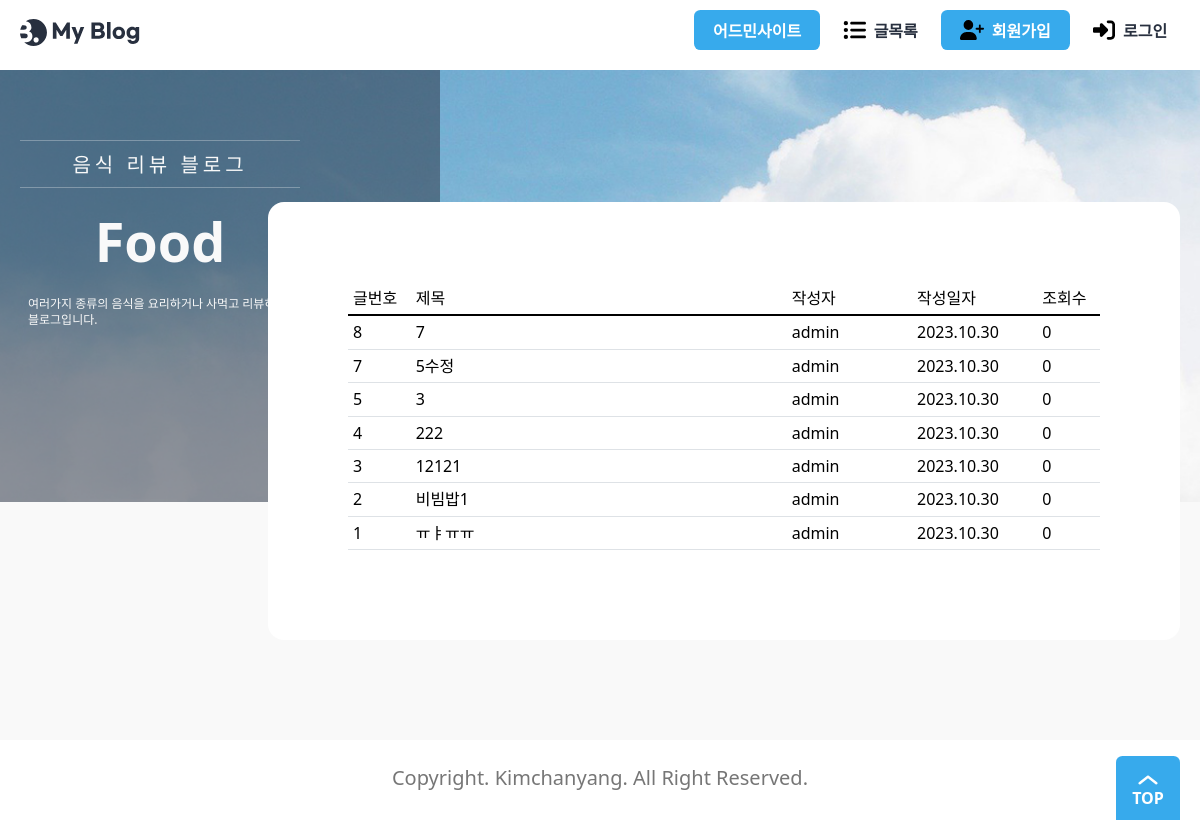
Screenshot of /blog/ with the database file from the repository.
### blog/models.py (models this page shows, shortened)
class Post(models.Model):
    title = models.CharField(_("제목"), max_length=50)
    content = models.TextField(_("내용"))
    head_image = models.ImageField(
        _("메인 이미지"), upload_to="blog/images/%Y/%m/%d/", blank=True
    )
    file_upload = models.FileField(
        _("파일"), upload_to="blog/files/%Y/%m/%d/", blank=True
    )
    created_at = models.DateTimeField(_("작성일자"), auto_now_add=True)
    updated_at = models.DateTimeField(_("수정일자"), auto_now=True)
    author = models.ForeignKey(User, on_delete=models.CASCADE, verbose_name="작성자")
    tags = models.ManyToManyField("Tag", blank=True, verbose_name="태그")
    view_count = models.PositiveIntegerField(verbose_name="조회수", default=0)
    likes_count = models.PositiveIntegerField(verbose_name="좋아요", default=0)

### accounts/models.py (models this page shows)
class User(AbstractUser):
    nickname = models.CharField(_("닉네임"), max_length=50)
    profile_img = models.ImageField(
        _("프로필 사진"), upload_to=user_directory_path, blank=True
    )
    class Meta:
        db_table = "User"

### blog/views.py (the view)
class PostList(ListView):
    model = Post
    ordering = "-pk"

### templates/blog/post_list.html
{% extends "base.html" %}
{% block main %}
{% load static %}
<div class="banner">
    <div class="max-width">
        <div class="banner-contents">
            <p class="sub-text">음식 리뷰 블로그</p>
            <p class="main-text">Food</p>
            <p class="description">
                여러가지 종류의 음식을 요리하거나 사먹고 리뷰하는 블로그입니다.
            </p>
        </div>
    </div>
</div>
<div class="view">
    <div class="max-width">
        <section class="wrap-box">
            <div class="inner">
                <table class="table">
                    <thead style="border-bottom: 2px solid black;">
                        <tr>
                            <th class='col-md-1'>글번호</th>
                            <th class='col-md-6'>제목</th>
                            <th class='col-md-2'>작성자</th>
                            <th class='col-md-2'>작성일자</th>
                            <th class='col-md-1'>조회수</th>
                        </tr>
                    </thead>
                    <tbody>
                        {% for post in object_list %}
                        <tr>
                            <td>{{ post.id }}</td>
                            <td><a href="{% url 'post_detail' post.id %}">{{ post.title }}</a></td>
                            <td>{{ post.author }}</td>
                            <td>{{ post.created_at|date:'Y.m.d' }}</td>
                            <td>{{ post.view_count }}</td>
                        </tr>
                        {% endfor %}
                    </tbody>
                </table>
            </div>
        </section>
    </div>
</div>
{% endblock main %}

### static/css/global.css (style rules this page uses)
:root { --main-color: rgb(55, 170, 236); --main-rgb: 55, 171, 236; --outline-border: rgb(55, 160, 236); --red-color: rgb(243, 124, 75); --red-rgb: 243, 124, 75; --black-color: #28303f; --white-color: #fff; --gray-color: #767676; --border-color: #ddd; --gray-background-light: #f9f9f9; --gray-background: #f5f5f5; --gray-text: #6f6f6f; --border-radius: 0.4em; }
h1, a, div, p, section, article, input, textarea { box-sizing: border-box; }
a { text-decoration: none; color: inherit; }
html { font-size: 10px; }
body { font-size: 1.6rem; line-height: 1.4; }
a { border-radius: 0.8rem; overflow: hidden; }
body { background: var(--gray-background-light); }
.max-width { width: 1224px; max-width: calc(100% - 4rem); margin: 0 auto; }

### static/css/banner.css (style rules this page uses)
.banner { position: relative; background: url(../assets/background.jpg) no-repeat 50% 50% / cover; height: 27em; margin-bottom: -7em; }
.banner-contents { width: 28rem; padding: 7rem 0 14.5rem; text-align: center; color: var(--gray-background-light); }
.banner-contents::before { content: ""; display: block; position: absolute; top: 0; left: 0; width: calc((100% - 1224px) / 2 + 44rem); height: 100%; background: rgba(40, 48, 63, 0.5); }
.banner-contents > * { position: relative; }
.banner-contents .sub-text { border: 1px solid rgba(249, 249, 249, 0.3); border-width: 1px 0; padding: 1rem 0 0.8rem; font-size: 2rem; letter-spacing: 0.2em; }
.banner .main-text { font-weight: bold; font-size: 5.4rem; margin: 1.6rem 0; }
.description { font-size: 1.2rem; text-align: left; word-break: break-all; padding: 0 0.8rem; }
@media (max-width: 1280px) { .banner-contents::before { width: 44rem; } }

### static/css/wrapbox.css (style rules this page uses)
.wrap-box { position: relative; width: 60rem; max-width: calc(100% - 4rem); margin: -22rem auto 0; padding: 8rem 0; border-radius: var(--border-radius); background: var(--white-color); font-size: 4rem; transition: all 0.3s; }
.wrap-box .inner { width: 39.2rem; max-width: calc(100% - 8rem); margin: 0 auto; font-size: 1.6rem; }
.mypage .wrap-box, .view .wrap-box, .write .wrap-box { width: 91.2rem; max-width: 100%; margin: -30rem 0 auto auto; padding: 8rem; }
.view .wrap-box .inner, .write .wrap-box .inner { width: 100%; max-width: 100%; }

### rows the page displays
Post: id "8", title "7", author "admin", created_at "2023.10.30", view_count "0"
Post: id "7", title "5수정", author "admin", created_at "2023.10.30", view_count "0"
Post: id "5", title "3", author "admin", created_at "2023.10.30", view_count "0"
Post: id "4", title "222", author "admin", created_at "2023.10.30", view_count "0"
Post: id "3", title "12121", author "admin", created_at "2023.10.30", view_count "0"
Post: id "2", title "비빔밥1", author "admin", created_at "2023.10.30", view_count "0"
Post: id "1", title "ㅠㅑㅠㅠ", author "admin", created_at "2023.10.30", view_count "0"
